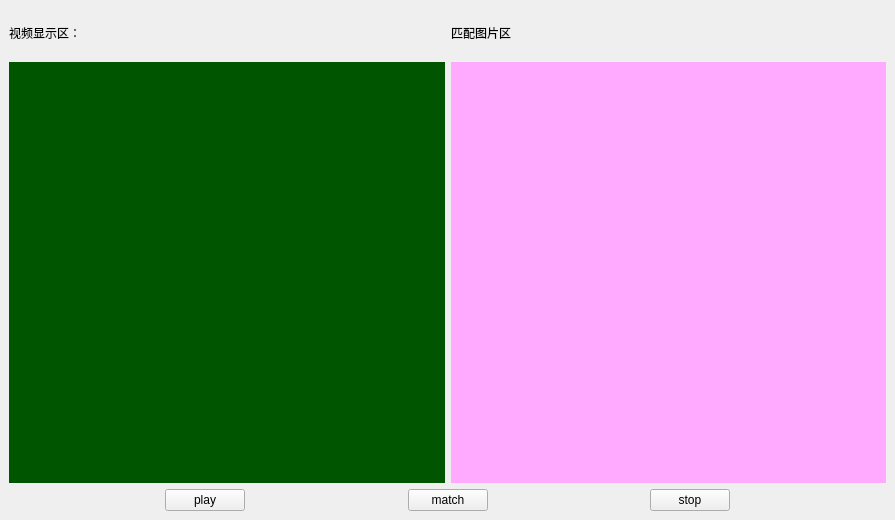
<?xml version="1.0" encoding="UTF-8"?>
<ui version="4.0">
 <class>VIDEO_MATCH</class>
 <widget class="QMainWindow" name="VIDEO_MATCH">
  <property name="geometry">
   <rect>
    <x>0</x>
    <y>0</y>
    <width>895</width>
    <height>520</height>
   </rect>
  </property>
  <property name="windowTitle">
   <string>MainWindow</string>
  </property>
  <widget class="QWidget" name="centralwidget">
   <layout class="QGridLayout" name="gridLayout">
    <item row="0" column="0">
     <layout class="QVBoxLayout" name="verticalLayout_3" stretch="9,1">
      <item>
       <layout class="QHBoxLayout" name="horizontalLayout">
        <item>
         <layout class="QVBoxLayout" name="verticalLayout" stretch="1,9">
          <item>
           <widget class="QLabel" name="label_2">
            <property name="text">
             <string>视频显示区：</string>
            </property>
           </widget>
          </item>
          <item>
           <widget class="QLabel" name="labelDisplay">
            <property name="styleSheet">
             <string notr="true">background-color: rgb(0, 85, 0);</string>
            </property>
            <property name="text">
             <string/>
            </property>
           </widget>
          </item>
         </layout>
        </item>
        <item>
         <layout class="QVBoxLayout" name="verticalLayout_2" stretch="1,9">
          <item>
           <widget class="QLabel" name="label_3">
            <property name="text">
             <string>匹配图片区</string>
            </property>
           </widget>
          </item>
          <item>
           <widget class="QLabel" name="labelMatch">
            <property name="styleSheet">
             <string notr="true">background-color: rgb(255, 170, 255);</string>
            </property>
            <property name="text">
             <string/>
            </property>
           </widget>
          </item>
         </layout>
        </item>
       </layout>
      </item>
      <item>
       <layout class="QHBoxLayout" name="horizontalLayout_2">
        <item>
         <spacer name="horizontalSpacer">
          <property name="orientation">
           <enum>Qt::Horizontal</enum>
          </property>
          <property name="sizeHint" stdset="0">
           <size>
            <width>40</width>
            <height>20</height>
           </size>
          </property>
         </spacer>
        </item>
        <item>
         <widget class="QPushButton" name="btnPlay">
          <property name="text">
           <string>play</string>
          </property>
         </widget>
        </item>
        <item>
         <spacer name="horizontalSpacer_2">
          <property name="orientation">
           <enum>Qt::Horizontal</enum>
          </property>
          <property name="sizeHint" stdset="0">
           <size>
            <width>40</width>
            <height>20</height>
           </size>
          </property>
         </spacer>
        </item>
        <item>
         <widget class="QPushButton" name="btnMatch">
          <property name="text">
           <string>match</string>
          </property>
         </widget>
        </item>
        <item>
         <spacer name="horizontalSpacer_4">
          <property name="orientation">
           <enum>Qt::Horizontal</enum>
          </property>
          <property name="sizeHint" stdset="0">
           <size>
            <width>40</width>
            <height>20</height>
           </size>
          </property>
         </spacer>
        </item>
        <item>
         <widget class="QPushButton" name="btnStop">
          <property name="text">
           <string>stop</string>
          </property>
         </widget>
        </item>
        <item>
         <spacer name="horizontalSpacer_3">
          <property name="orientation">
           <enum>Qt::Horizontal</enum>
          </property>
          <property name="sizeHint" stdset="0">
           <size>
            <width>40</width>
            <height>20</height>
           </size>
          </property>
         </spacer>
        </item>
       </layout>
      </item>
     </layout>
    </item>
   </layout>
  </widget>
 </widget>
 <resources/>
 <connections/>
</ui>
